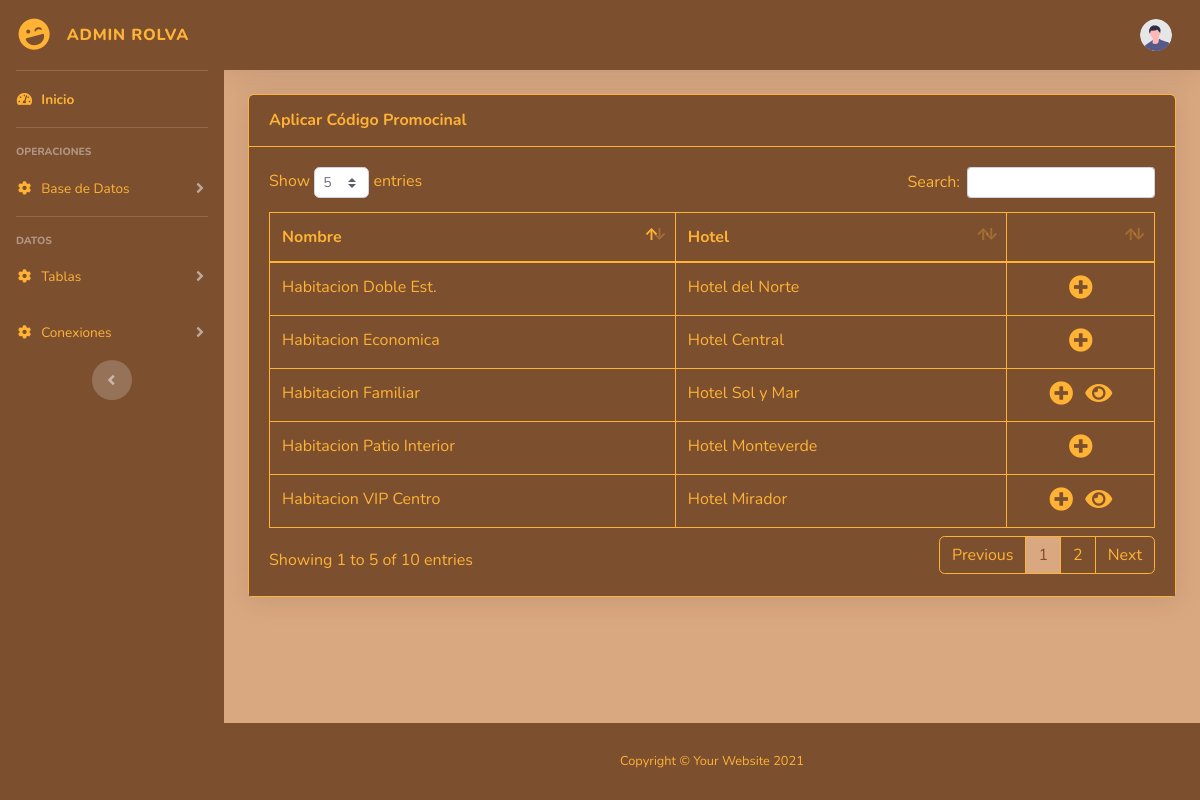
The app's page /admin/aplicarCodProm.php with its own data.
### tables this page shows
CREATE TABLE Habitacion (
    IdHabitacion INT AUTO_INCREMENT PRIMARY KEY,
    Nombre VARCHAR(100),
    Tipo VARCHAR(50),
    NPersonas INT,
    PrecioUnitario DECIMAL(10,2),
    m2 DECIMAL(10,2),
    imagen VARCHAR(100),
    NEstrellas INT,
    FK_IdHotel INT,
    Wifi INT,
    Minibar INT,
    CajaFuerte INT,
    FOREIGN KEY (FK_IdHotel) REFERENCES Hotel(IdHotel) ON DELETE CASCADE ON UPDATE CASCADE
);

### models/db_model.php (called while the page is built, shortened)
<?php
class DataBase{
    public static function connect(){
        try {
            $connect = new PDO("mysql:host=localhost;dbname=rolvaHotels", "root", "");
        } catch (\Throwable $th) {
            $connect = new PDO("mysql:host=localhost", "root", "");
        }
        $connect->setAttribute(PDO::ATTR_ERRMODE, PDO::ERRMODE_EXCEPTION);
        return $connect;
    }
}
?>

### models/room_model.php (called while the page is built, shortened)
<?php
class Habitacion {
    public static function selectAllRooms(){
        try {
            $stmt = DataBase::connect()->prepare("SELECT * FROM Habitacion");
            $stmt->execute();
            $rooms = $stmt->fetchAll(PDO::FETCH_ASSOC);
            return $rooms;
        } catch (PDOException $e) {
            return false;
        }
    }
    public static function selectSuite($id){
        try {
            $stmt = DataBase::connect()->prepare("SELECT o.IdComplemento, c.Nombre FROM Obtiene o JOIN Habitacion h ON o.IdHabitacion = h.IdHabitacion JOIN Complemento c ON o.IdComplemento = c.IdComplemento WHERE o.IdHabitacion LIKE ?");
            $stmt->execute([$id]);
            $suite = $stmt->fetchAll(PDO::FETCH_ASSOC);
            return $suite;
        } catch (PDOException $e) {
            return false;
        }
    }
}
?>

### controllers/room_controller.php (called while the page is built, shortened)
<?php
    require_once('models/db_model.php');
    require_once('models/room_model.php');
    require_once('models/hotel_model.php');
    function selectAllRooms(){
        $rooms = Habitacion::selectAllRooms();
        if ($rooms != false) {
            foreach ($rooms as &$room) {
                $room['hotel_ubi'] = Hotel::selectHotel($room['FK_IdHotel'])['Ubicacion'];
                $room['FK_IdHotel'] = Hotel::selectHotel($room['FK_IdHotel'])['Nombre'];
                $room['suite'] = Habitacion::selectSuite($room['IdHabitacion']);
            }
        }
        return $rooms;
    }
?>

### controllers/aplicaCodProm_controller.php (called while the page is built, shortened)
<?php
    require_once('models/db_model.php');
    require_once('models/aplicaCodProm_model.php');
    require_once('controllers/room_controller.php');
    function selectAllAplica(){
        $habitaciones = selectAllRooms();
        $aplicados = Aplicar::selectAllAplica();
        $codAplicados = [];
        foreach ($habitaciones as $habitacion) {
            $codAplicados[$habitacion['IdHabitacion']] = [
                'habitacion' => $habitacion,
                'codigos' => []
            ];
            foreach ($aplicados as &$aplicado) {
                if($habitacion['IdHabitacion'] == $aplicado['IdHabitacion']){
                    $codAplicados[$habitacion['IdHabitacion']]['codigos'][] = $aplicado;
                }
            }
        }
        return $codAplicados;
    }
?>

### models/hotel_model.php (called while the page is built, shortened)
<?php
class Hotel {
    public static function selectHotel($id){
        try {
            $stmt = DataBase::connect()->prepare("SELECT * FROM Hotel WHERE idHotel LIKE ?");
            $stmt->execute([$id]);
            $hotel = $stmt->fetch(PDO::FETCH_ASSOC);
            return $hotel;
        } catch (PDOException $e) {
            return false;
        }
    }
}
?>

### models/aplicaCodProm_model.php (called while the page is built, shortened)
<?php
class Aplicar {
    public static function selectAllAplica(){
        try {
            $stmt = DataBase::connect()->prepare("SELECT * FROM Aplica a JOIN CodigoPromocional c ON a.IdCodigo = c.IdCodigo JOIN Habitacion h ON a.IdHabitacion = h.IdHabitacion;");
            $stmt->execute();
            $aplica = $stmt->fetchAll(PDO::FETCH_ASSOC);
            return $aplica;
        } catch (PDOException $e) {
            return false;
        }
    }
}
?>

### admin/aplicarCodProm.php (the view, shortened to what this page needs)
<?php
    require_once('controllers/aplicaCodProm_controller.php');
    $codAplicados = selectAllAplica();
?>
<!DOCTYPE html>
<html lang="en">
<head>
    <link href="vendor/fontawesome-free/css/all.min.css" rel="stylesheet" type="text/css">
    <link href="css/sb-admin-2.min.css" rel="stylesheet">
    <link href="vendor/datatables/dataTables.bootstrap4.min.css" rel="stylesheet">
</head>
<body id="page-top">
    <div id="wrapper">
        <?php include("layout/cabeceraAdmin.php"); ?>
        <div id="content-wrapper" class="d-flex flex-column">
            <div id="content">
                <nav id="navbar" class="navbar navbar-expand navbar-light topbar mb-4 static-top shadow">
                    <ul class="navbar-nav ml-auto">
                        <li class="nav-item dropdown no-arrow">
                            <a class="nav-link dropdown-toggle" href="#" id="userDropdown" role="button"
                                data-toggle="dropdown" aria-haspopup="true" aria-expanded="false">
                                <img class="img-profile rounded-circle"
                                    src="img/undraw_profile.svg">
                            </a>
                        </li>
                    </ul>
                </nav>
                <div class="container-fluid">
                    <div class="card shadow mb-4" id="contenido">
                        <div class="card-header py-3 d-flex justify-content-between align-items-center">
                            <h6 class="m-0 font-weight-bold text-primary">Aplicar Código Promocinal</h6>
                        </div>
                        <div class="card-body">
                            <div class="table-responsive">
                                <table class="table table-bordered" id="miTabla" width="100%" cellspacing="0">
                                    <thead>
                                        <tr>
                                            <th>Nombre</th>
                                            <th>Hotel</th>
                                            <th class="col-2"></th>
                                        </tr>
                                    </thead>
                                    <tbody>
                                    <?php foreach($codAplicados as $codAplicado): ?>
                                        <tr>
                                            <td><?= $codAplicado['habitacion']['Nombre'] ?></td>
                                            <td><?= $codAplicado['habitacion']['FK_IdHotel'] ?></td>
                                            <td class="text-center align-middle">
                                                <i class="fas fa-plus-circle" data-toggle="modal" data-idhabitacion="<?= $codAplicado['habitacion']['IdHabitacion'] ?>" style="cursor: pointer; font-size: 1.5rem;" data-target="#insertar"></i>
                                                <?php if (count($codAplicado['codigos']) > 0): ?>
                                                    <i class="fas fa-eye ml-2" data-toggle="modal" style="cursor: pointer; font-size: 1.5rem;" data-target="#codigos<?= $codAplicado['habitacion']['IdHabitacion'] ?>"></i>
                                                <?php endif; ?>
                                            </td>
                                        </tr>
                                    <?php endforeach; ?>
                                    </tbody>
                                </table>
                            </div>
                        </div>
                    </div>
                </div>
            </div>
            <footer class="sticky-footer">
                <div class="container my-auto">
                    <div class="copyright text-center my-auto">
                        <span>Copyright &copy; Your Website 2021</span>
                    </div>
                </div>
            </footer>
        </div>
    </div>
</body>
</html>

### admin/aplicarCodProm.php (style rules this page uses)
#contenido { border-color: var(--color-letra); }

### records on screen
habitacion: Nombre "Habitacion Doble Est.", FK_IdHotel "Hotel del Norte"
habitacion: Nombre "Habitacion Economica", FK_IdHotel "Hotel Central"
habitacion: Nombre "Habitacion Patio Interior", FK_IdHotel "Hotel Monteverde"

### other values on screen
$codAplicado['habitacion']['Nombre'] "Habitacion VIP Centro"
$codAplicado['habitacion']['FK_IdHotel'] "Hotel Mirador"
$codAplicado['habitacion']['Nombre'] "Habitacion Familiar"
$codAplicado['habitacion']['FK_IdHotel'] "Hotel Sol y Mar"
